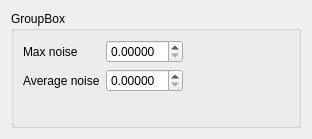
<?xml version="1.0" encoding="UTF-8"?>
<ui version="4.0">
 <class>Form</class>
 <widget class="QWidget" name="Form">
  <property name="geometry">
   <rect>
    <x>0</x>
    <y>0</y>
    <width>312</width>
    <height>139</height>
   </rect>
  </property>
  <property name="windowTitle">
   <string>Form</string>
  </property>
  <layout class="QVBoxLayout" name="verticalLayout">
   <item>
    <widget class="QGroupBox" name="groupBox">
     <property name="title">
      <string>GroupBox</string>
     </property>
     <layout class="QFormLayout" name="formLayout">
      <property name="fieldGrowthPolicy">
       <enum>QFormLayout::ExpandingFieldsGrow</enum>
      </property>
      <item row="0" column="0">
       <widget class="QLabel" name="maxNoiseLabel">
        <property name="text">
         <string>Max noise</string>
        </property>
       </widget>
      </item>
      <item row="0" column="1">
       <widget class="QDoubleSpinBox" name="maxNoiseDoubleSpinBox">
        <property name="decimals">
         <number>5</number>
        </property>
        <property name="singleStep">
         <double>0.001000000000000</double>
        </property>
       </widget>
      </item>
      <item row="1" column="0">
       <widget class="QLabel" name="averageNoiseLabel">
        <property name="text">
         <string>Average noise</string>
        </property>
       </widget>
      </item>
      <item row="1" column="1">
       <widget class="QDoubleSpinBox" name="averageNoiseDoubleSpinBox">
        <property name="decimals">
         <number>5</number>
        </property>
        <property name="singleStep">
         <double>0.001000000000000</double>
        </property>
       </widget>
      </item>
     </layout>
    </widget>
   </item>
  </layout>
 </widget>
 <resources/>
 <connections/>
</ui>
